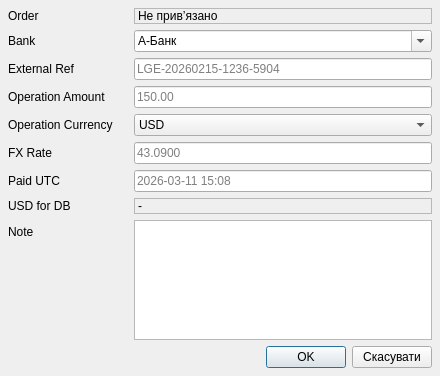
<?xml version="1.0" encoding="UTF-8"?>
<ui version="4.0">
 <class>payment_add_dialog</class>
 <widget class="QDialog" name="payment_add_dialog">
  <property name="geometry">
   <rect>
    <x>0</x>
    <y>0</y>
    <width>440</width>
    <height>376</height>
   </rect>
  </property>
  <property name="windowTitle">
   <string>Додати платіж</string>
  </property>
  <property name="windowIcon">
   <iconset resource="../resources.qrc">
    <normaloff>:/office/icons/lgeoffice_gpt_24x24.png</normaloff>:/office/icons/lgeoffice_gpt_24x24.png</iconset>
  </property>
  <property name="modal">
   <bool>true</bool>
  </property>
  <layout class="QVBoxLayout" name="verticalLayout">
   <property name="leftMargin">
    <number>8</number>
   </property>
   <property name="topMargin">
    <number>8</number>
   </property>
   <property name="rightMargin">
    <number>8</number>
   </property>
   <property name="bottomMargin">
    <number>8</number>
   </property>
   <item>
    <layout class="QFormLayout" name="formLayout_9">
     <item row="0" column="0">
      <widget class="QLabel" name="lblOrderInfo">
       <property name="minimumSize">
        <size>
         <width>120</width>
         <height>0</height>
        </size>
       </property>
       <property name="text">
        <string>Order</string>
       </property>
      </widget>
     </item>
     <item row="0" column="1">
      <widget class="QLabel" name="lblOrderInfoValue">
       <property name="frameShape">
        <enum>QFrame::Shape::StyledPanel</enum>
       </property>
       <property name="text">
        <string>Не прив’язано</string>
       </property>
      </widget>
     </item>
    </layout>
   </item>
   <item>
    <layout class="QFormLayout" name="formLayout_3">
     <item row="0" column="0">
      <widget class="QLabel" name="lblBank">
       <property name="minimumSize">
        <size>
         <width>120</width>
         <height>0</height>
        </size>
       </property>
       <property name="text">
        <string>Bank</string>
       </property>
      </widget>
     </item>
     <item row="0" column="1">
      <widget class="QComboBox" name="comboBank">
       <property name="editable">
        <bool>true</bool>
       </property>
       <item>
        <property name="text">
         <string>A-Банк</string>
        </property>
       </item>
       <item>
        <property name="text">
         <string>ПриватБанк</string>
        </property>
       </item>
       <item>
        <property name="text">
         <string>MonoBank</string>
        </property>
       </item>
      </widget>
     </item>
    </layout>
   </item>
   <item>
    <layout class="QFormLayout" name="formLayout_5">
     <item row="0" column="0">
      <widget class="QLabel" name="lblExternalRef">
       <property name="minimumSize">
        <size>
         <width>120</width>
         <height>0</height>
        </size>
       </property>
       <property name="text">
        <string>External Ref</string>
       </property>
      </widget>
     </item>
     <item row="0" column="1">
      <widget class="QLineEdit" name="editExternalRef">
       <property name="placeholderText">
        <string>LGE-20260215-1236-5904</string>
       </property>
      </widget>
     </item>
    </layout>
   </item>
   <item>
    <layout class="QFormLayout" name="formLayout">
     <item row="0" column="0">
      <widget class="QLabel" name="lblAmount">
       <property name="minimumSize">
        <size>
         <width>120</width>
         <height>0</height>
        </size>
       </property>
       <property name="text">
        <string>Operation Amount</string>
       </property>
      </widget>
     </item>
     <item row="0" column="1">
      <widget class="QLineEdit" name="editAmount">
       <property name="placeholderText">
        <string>150.00</string>
       </property>
      </widget>
     </item>
    </layout>
   </item>
   <item>
    <layout class="QFormLayout" name="formLayout_4">
     <item row="0" column="0">
      <widget class="QLabel" name="lblCurrency">
       <property name="minimumSize">
        <size>
         <width>120</width>
         <height>0</height>
        </size>
       </property>
       <property name="text">
        <string>Operation Currency</string>
       </property>
      </widget>
     </item>
     <item row="0" column="1">
      <widget class="QComboBox" name="comboCurrency">
       <item>
        <property name="text">
         <string>USD</string>
        </property>
       </item>
       <item>
        <property name="text">
         <string>UAH</string>
        </property>
       </item>
      </widget>
     </item>
    </layout>
   </item>
   <item>
    <layout class="QFormLayout" name="formLayout_6">
     <item row="0" column="0">
      <widget class="QLabel" name="lblFxRate">
       <property name="minimumSize">
        <size>
         <width>120</width>
         <height>0</height>
        </size>
       </property>
       <property name="text">
        <string>FX Rate</string>
       </property>
      </widget>
     </item>
     <item row="0" column="1">
      <widget class="QLineEdit" name="editFxRate">
       <property name="placeholderText">
        <string>43.0900</string>
       </property>
      </widget>
     </item>
    </layout>
   </item>
   <item>
    <layout class="QFormLayout" name="formLayout_7">
     <item row="0" column="0">
      <widget class="QLabel" name="lblPaidUtc">
       <property name="minimumSize">
        <size>
         <width>120</width>
         <height>0</height>
        </size>
       </property>
       <property name="text">
        <string>Paid UTC</string>
       </property>
      </widget>
     </item>
     <item row="0" column="1">
      <widget class="QLineEdit" name="editPaidUtc">
       <property name="placeholderText">
        <string>2026-03-11 15:08</string>
       </property>
      </widget>
     </item>
    </layout>
   </item>
   <item>
    <layout class="QFormLayout" name="formLayout_2">
     <item row="0" column="0">
      <widget class="QLabel" name="lblAmountUsd">
       <property name="minimumSize">
        <size>
         <width>120</width>
         <height>0</height>
        </size>
       </property>
       <property name="text">
        <string>USD for DB</string>
       </property>
      </widget>
     </item>
     <item row="0" column="1">
      <widget class="QLabel" name="lblAmountUsdValue">
       <property name="frameShape">
        <enum>QFrame::Shape::StyledPanel</enum>
       </property>
       <property name="text">
        <string>-</string>
       </property>
      </widget>
     </item>
    </layout>
   </item>
   <item>
    <layout class="QFormLayout" name="formLayout_8">
     <item row="0" column="0">
      <widget class="QLabel" name="lblNote">
       <property name="minimumSize">
        <size>
         <width>120</width>
         <height>0</height>
        </size>
       </property>
       <property name="text">
        <string>Note</string>
       </property>
      </widget>
     </item>
     <item row="0" column="1">
      <widget class="QPlainTextEdit" name="editNote">
       <property name="minimumSize">
        <size>
         <width>0</width>
         <height>90</height>
        </size>
       </property>
      </widget>
     </item>
    </layout>
   </item>
   <item>
    <layout class="QHBoxLayout" name="rowButtons">
     <item>
      <spacer name="horizontalSpacer">
       <property name="orientation">
        <enum>Qt::Orientation::Horizontal</enum>
       </property>
       <property name="sizeHint" stdset="0">
        <size>
         <width>40</width>
         <height>20</height>
        </size>
       </property>
      </spacer>
     </item>
     <item>
      <widget class="QPushButton" name="btnOk">
       <property name="text">
        <string>OK</string>
       </property>
      </widget>
     </item>
     <item>
      <widget class="QPushButton" name="btnCancel">
       <property name="text">
        <string>Скасувати</string>
       </property>
      </widget>
     </item>
    </layout>
   </item>
  </layout>
 </widget>
 <resources>
  <include location="../resources.qrc"/>
 </resources>
 <connections/>
</ui>
